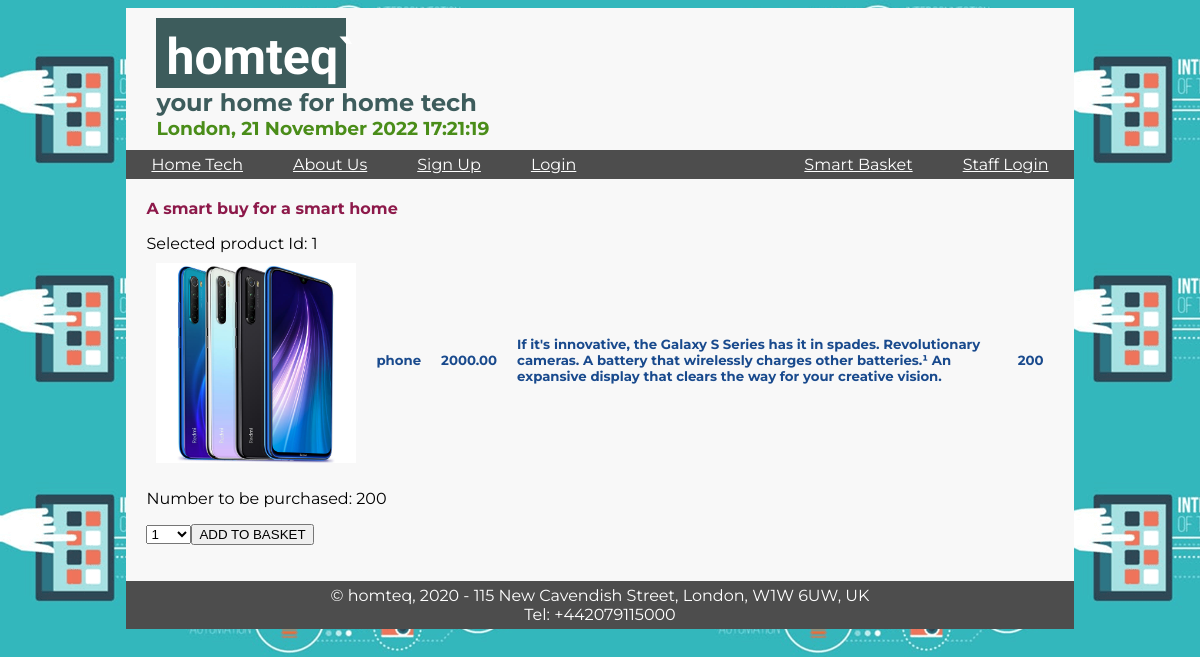
Screenshot of /w4/2018531/homteq/prodbuy.php?u_prod_id=1 with the database file from the repository.
### tables this page shows
CREATE TABLE `product` (
  `prodId` int(4) NOT NULL,
  `prodName` varchar(30) NOT NULL,
  `prodPicNameSmall` varchar(100) NOT NULL,
  `prodPicNameLarge` varchar(100) NOT NULL,
  `prodDescripShort` varchar(1000) DEFAULT NULL,
  `prodDescripLong` varchar(3000) DEFAULT NULL,
  `prodPrice` decimal(6,2) NOT NULL,
  `prodQuantity` int(4) NOT NULL
);

### w4/2018531/homteq/prodbuy.php (the view, shortened to what this page needs)
<?php
include("db.php");
$pagename="A smart buy for a smart home";
echo "<link rel=stylesheet type=text/css href=mystylesheet.css>";
echo "<body>";
echo "<h4>".$pagename."</h4>";
$prodid=$_GET['u_prod_id'];
echo "<p>Selected product Id: ".$prodid;
$SQL="select prodId, prodName, prodPicNameSmall, prodPrice, prodDescripShort, prodDescripLong, prodQuantity from Product WHERE prodId=".$prodid.";";
$exeSQL=mysqli_query($conn, $SQL) or die (mysqli_error($conn));
echo "<table style='border: 0px'>";
while ($arrayp=mysqli_fetch_array($exeSQL))
{
echo "<tr>";
echo "<td style='border: 0px'>";
echo "<a href=prodbuy.php?u_prod_id=".$arrayp['prodId'].">";
echo "<img src=images/".$arrayp['prodPicNameSmall']." height=200 width=200></a>";
echo "</td>";
echo "<td style='border: 0px'>";
echo "<p><h5>".$arrayp['prodName']."</h5>";
echo "</td>";
echo "<td style='border: 0px'>";
echo "<p><h5>".$arrayp['prodPrice']."</h5>";
echo "</td>";
echo "<td style='border: 0px'>";
echo "<p><h5>".$arrayp['prodDescripShort']."</h5>";
echo "</td>";
echo "<td style='border: 0px'>";
echo "<p><h5>".$arrayp['prodQuantity']."</h5>";
echo "</td>";
echo "</tr>";
echo "</table>";
echo "<p>Number to be purchased: ";
echo $arrayp['prodQuantity'];
echo "<form action=basket.php method=post>";
echo "<select name=p_Quantity>";
for ($x = 1; $x <= $arrayp['prodQuantity']; $x++) {
echo "<option value=$x>$x</option>";
}
echo "</select>";
echo "<input type=submit value='ADD TO BASKET'>";
echo "</form>";
}
echo "</body>";
?>

### w4/2018531/homteq/mystylesheet.css (style rules this page uses)
body { background-image: url("background_img.png"); }
#container { margin: 0 auto; width: 80%; background: #F8F8F8; font-family: Montserrat; border-style: None; border-color: #F8F8F8; }
#header { background: #F8F8F8; padding: 10px 30px; }
#header h1 { margin: 0; background:#3d5c5c; color: #ffffff; font-family: Fjalla One; font-size: 50; text-align: left; width: 170; height:50; padding: 10px; }
#header h2 { margin: 0; color: #3d5c5c; font -size: 15; text -align: left; }
#header h3 { margin: 0; color: #4a8d19; font -size: 14; text -align: right; }
#navigation { float: left; width: 100%; background: #4d4d4d; }
#navigation ul { margin: 0; padding: 0; }
#navigation ul li { list -style -type: none; display: inline; }
#navigation li a { display: block; float: left; padding: 5px 25px; color: #FFF; text -decoration: none; border -right: 0px solid#fff; }
#content { clear: left; padding: 20px; }
#content h4 { color:#8d194a; font -size: 24; margin: 0 0 .5em; }
#content h5 { color:#194a8d; font -size: 18; margin: 0 0 .5em; }
#footer { background:#4d4d4d; text-align: center; padding: 5px; color: #fff; }
table, th, td { border-collapse:collapse; border: 2px solid #4a8d19; }
td { padding:10px; text-align:left; color:#000000; }

### rows the page displays
product: prodPicNameSmall (picture), prodName "phone", prodPrice "2000.00", prodDescripShort "If it's innovative, the Galaxy S Series has it in spades. Revolutionary cameras. A battery that wirelessly charges other batteries.¹ An expansive display that clears the way for your creative vision.", prodQuantity "200"

### other values shown
$pagename "A smart buy for a smart home"
$prodid "1"
form field p_Quantity "1"
